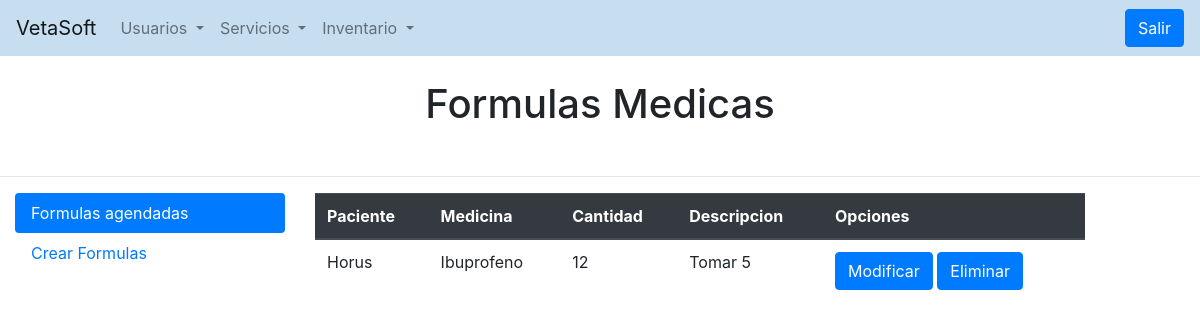
The app's page /servicios/recetamedica (signed in) with its own data.
### servicios/models.py (models this page shows, shortened)
class receta_medica(models.Model):
    paciente = models.ForeignKey(agendamiento_citas, on_delete=models.CASCADE)
    medicina = models.ForeignKey(medicina, on_delete=models.CASCADE)
    cantidad = models.IntegerField(null=False)
    descripcion = models.CharField(max_length=250, blank=False)
    class Meta:
        verbose_name = "Receta Medica"

class agendamiento_citas(models.Model):
    paciente = models.ForeignKey(pacientes,  on_delete=models.CASCADE)
    tipo_cita = models.ForeignKey(tipo_cita, on_delete=models.CASCADE)
    fecha_cita = models.DateField(blank=False)
    motivo_cita = models.CharField(max_length=120)
    nombre_veterinario = models.ForeignKey(veterinario, on_delete=models.CASCADE)
    class Meta:
        verbose_name="Agendamiento Cita"
    def __str__(self):
        return "%s" % (self.paciente)

### usuarios/models.py (models this page shows)
class pacientes(models.Model):
    nombre = models.CharField(max_length=45, blank=False)
    tipo_mascota = models.ForeignKey(tipo_mascota, on_delete=models.CASCADE)
    sexo_mascota = models.ForeignKey(mascota_sexo, on_delete=models.CASCADE)
    raza = models.CharField(max_length=45, blank=False)
    fecha_nacimiente = models.DateField(blank=False)
    mascota_color = models.CharField(max_length=20, blank=False)
    mascota_longitud = models.CharField(max_length=20, blank=False)
    class Meta:
        verbose_name = "Paciente"
        verbose_name_plural = "Pacientes"
    def __str__(self):
        return self.nombre

### inventariado/models.py (models this page shows)
class medicina(models.Model):
    nombre_medicina = models.CharField(max_length=45, blank=False, unique=True)
    medicina_cantidad = models.IntegerField(null=False)
    medicina_animal = models.ForeignKey(tipo_mascota, on_delete=models.CASCADE)
    class Meta:
        verbose_name = "Medicina"
    def __str__(self):
        return self.nombre_medicina

### servicios/views.py (the view, shortened to what this page needs)
# urls.py: path('servicios/recetamedica', views.receta_medicas, name="receta"),
@login_required
def receta_medicas(request):
    data = {
        'receta':receta_medica.objects.all(),
        'formu':FormularioReceta(),
        'mensaje':'OK'}
    return render(request, 'servicios/receta_medica.html', data)

### servicios/templates/servicios/receta_medica.html (shortened to what this page needs)
{% extends  'registration/base.html' %}
{% load crispy_forms_tags %}
{% block content %}
<br>
<center><h1>Formulas Medicas</h1></center>
<br>
<hr>
<div class="row" style="margin: auto;">
    <div class="col-3">
      <div class="nav flex-column nav-pills" id="v-pills-tab" role="tablist" aria-orientation="vertical">
        <a class="nav-link active" id="v-pills-profile-tab" data-toggle="pill" href="#v-pills-profile" role="tab" aria-controls="v-pills-profile" aria-selected="false">Formulas agendadas</a>
        <a class="nav-link " id="v-pills-home-tab" data-toggle="pill" href="#v-pills-home" role="tab" aria-controls="v-pills-home" aria-selected="true">Crear Formulas</a>
      </div>
    </div>
    <div class="col-8">
      <div class="tab-content" id="v-pills-tabContent">
        <div class="tab-pane fade show active" id="v-pills-profile" role="tabpanel" aria-labelledby="v-pills-profile-tab">
            <table class="table" >
                <thead class="thead-dark">
                  <tr>
                    <th scope="col">Paciente</th>
                    <th scope="col">Medicina</th>
                    <th scope="col">Cantidad</th>
                    <th scope="col">Descripcion</th>
                    <th scope="col">Opciones</th>
                  </tr>
                </thead>
                <tbody>
                  {% for c in receta %}
                  <tr>
                    <td>{{ c.paciente }}</td>
                    <td>{{ c.medicina }}</td>
                    <td>{{ c.cantidad }}</td>
                    <td>{{ c.descripcion }}</td>
                    <td>
                      <a class="btn btn-primary" href="{% url 'modificar_receta' c.id %}" role="button">Modificar</a>
                      <a class="btn btn-primary" href="{% url 'eliminar_receta' c.id %}" role="button">Eliminar</a>
                    </td>
                  {% endfor %}
                </tbody>
              </table>
        </div>
      </div>
    </div>
  </div>
{% endblock %}

### records on screen
receta_medica: paciente "Horus", medicina "Ibuprofeno", cantidad "12", descripcion "Tomar 5"
